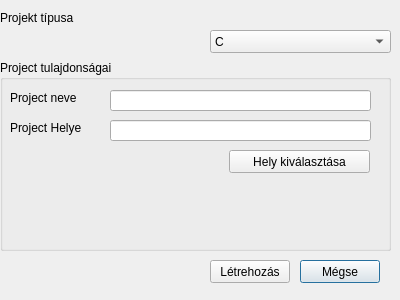
<?xml version="1.0" encoding="UTF-8"?>
<ui version="4.0">
 <class>Newdiag</class>
 <widget class="QDialog" name="Newdiag">
  <property name="geometry">
   <rect>
    <x>0</x>
    <y>0</y>
    <width>400</width>
    <height>300</height>
   </rect>
  </property>
  <property name="windowTitle">
   <string>Dialog</string>
  </property>
  <widget class="QLabel" name="label">
   <property name="geometry">
    <rect>
     <x>0</x>
     <y>10</y>
     <width>381</width>
     <height>16</height>
    </rect>
   </property>
   <property name="text">
    <string>Projekt típusa</string>
   </property>
  </widget>
  <widget class="QComboBox" name="projecttype">
   <property name="geometry">
    <rect>
     <x>210</x>
     <y>30</y>
     <width>181</width>
     <height>23</height>
    </rect>
   </property>
   <item>
    <property name="text">
     <string>C</string>
    </property>
   </item>
   <item>
    <property name="text">
     <string>C++</string>
    </property>
   </item>
   <item>
    <property name="text">
     <string>Debian Package</string>
    </property>
   </item>
  </widget>
  <widget class="QPushButton" name="cancel_button">
   <property name="geometry">
    <rect>
     <x>300</x>
     <y>260</y>
     <width>80</width>
     <height>23</height>
    </rect>
   </property>
   <property name="text">
    <string>Mégse</string>
   </property>
  </widget>
  <widget class="QPushButton" name="createprojectbutton">
   <property name="geometry">
    <rect>
     <x>210</x>
     <y>260</y>
     <width>80</width>
     <height>23</height>
    </rect>
   </property>
   <property name="text">
    <string>Létrehozás</string>
   </property>
  </widget>
  <widget class="QGroupBox" name="groupBox">
   <property name="geometry">
    <rect>
     <x>0</x>
     <y>60</y>
     <width>391</width>
     <height>191</height>
    </rect>
   </property>
   <property name="title">
    <string>Project tulajdonságai</string>
   </property>
   <widget class="QLineEdit" name="project_name">
    <property name="geometry">
     <rect>
      <x>110</x>
      <y>30</y>
      <width>261</width>
      <height>21</height>
     </rect>
    </property>
   </widget>
   <widget class="QLineEdit" name="project_path">
    <property name="geometry">
     <rect>
      <x>110</x>
      <y>60</y>
      <width>261</width>
      <height>21</height>
     </rect>
    </property>
   </widget>
   <widget class="QLabel" name="label_2">
    <property name="geometry">
     <rect>
      <x>10</x>
      <y>30</y>
      <width>111</width>
      <height>16</height>
     </rect>
    </property>
    <property name="text">
     <string>Project neve</string>
    </property>
   </widget>
   <widget class="QLabel" name="label_3">
    <property name="geometry">
     <rect>
      <x>10</x>
      <y>60</y>
      <width>91</width>
      <height>16</height>
     </rect>
    </property>
    <property name="text">
     <string>Project Helye</string>
    </property>
   </widget>
   <widget class="QPushButton" name="project_path_set">
    <property name="geometry">
     <rect>
      <x>229</x>
      <y>90</y>
      <width>141</width>
      <height>23</height>
     </rect>
    </property>
    <property name="text">
     <string>Hely kiválasztása</string>
    </property>
   </widget>
  </widget>
 </widget>
 <resources/>
 <connections/>
</ui>
